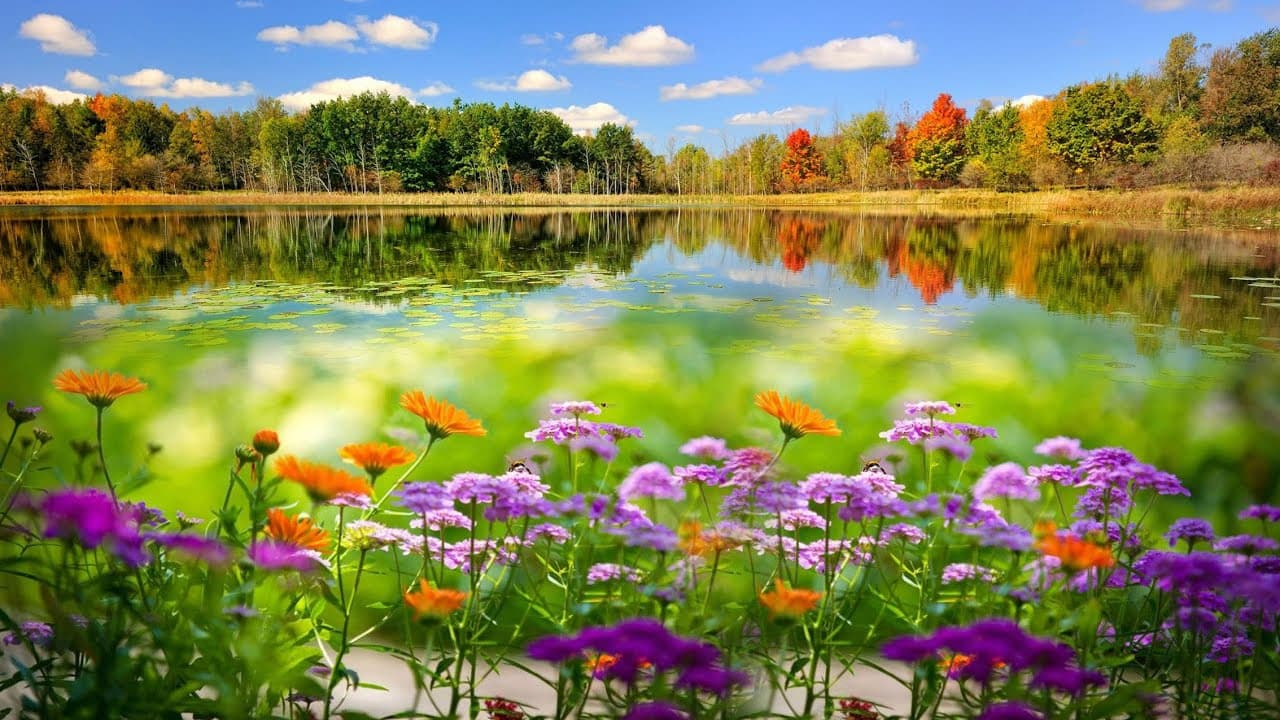
#> input picture image.jpg, 1280 x 720 px
$ jupyter execute --allow-errors 'Internship Practical (10.10.2021).ipynb'
#> lines starting #> are read from the running program, lines starting #| are printed output that depends on the picture; after the words box and inside, x2 and y2 are one past the last pixel; in counts of white or black regions, pixels touching at a corner belong together
[cell 1]
import cv2
import numpy as np

[cell 2]
img = cv2.imread('image.jpg')
#> img is the input picture: shape (720, 1280, 3); mean B, G, R 85.7, 131.7, 127.6

[cell 3]
cv2.imshow("Image",img)
cv2.waitKey()
cv2.destroyAllWindows()

[cell 4]
img.shape
#> Out = (720, 1280, 3)

[cell 5]
print("Height of Image: {} pixels".format(img.shape[0]))
#| Height of Image: 720 pixels
print("Width of Image: {} pixels".format(img.shape[1]))
#| Width of Image: 1280 pixels

## Gray Scalling

[cell 6]
imgGray = cv2.cvtColor(img, cv2.COLOR_BGR2GRAY)
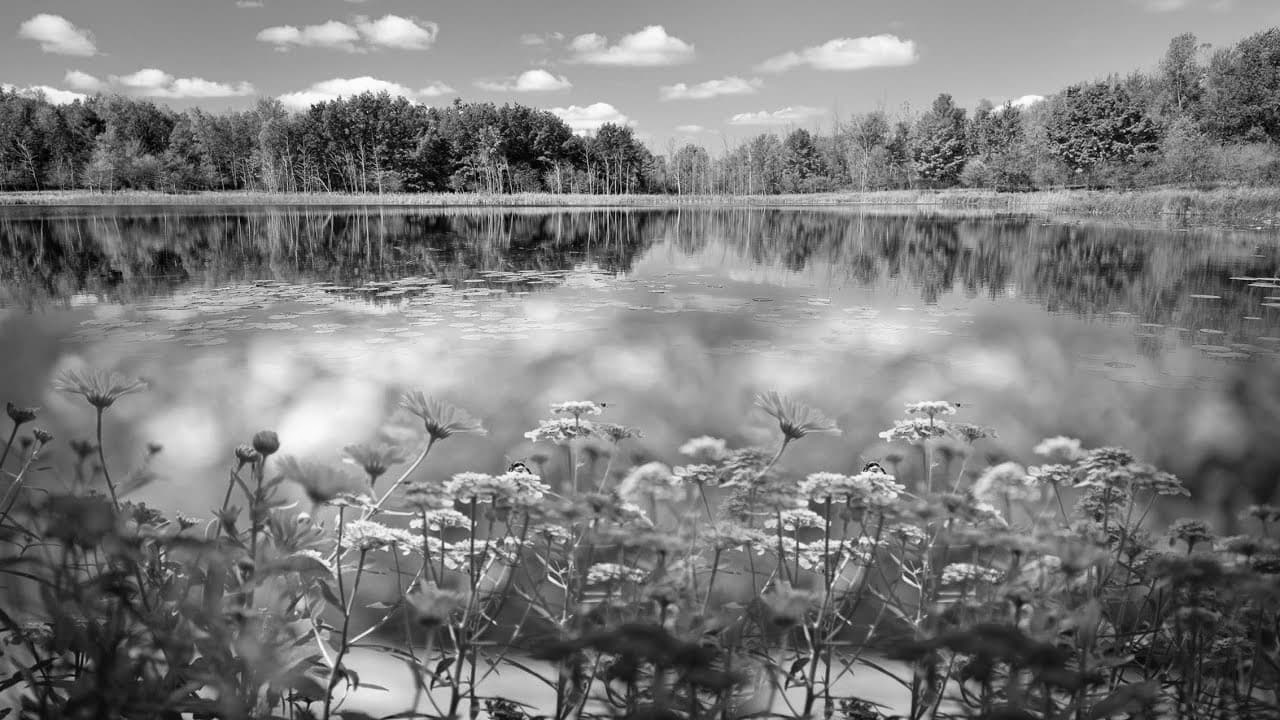
#> imgGray: shape (720, 1280); min 0, max 255, mean 125.2
cv2.imshow("Gray Scale Image",imgGray)
cv2.waitKey()
cv2.destroyAllWindows()

[cell 7]
imgGray.shape
#> Out = (720, 1280)

[cell 8]
B, G, R = img[0,0]
#> B = 219; G = 139; R = 92

[cell 9]
print( B, G, R)
#| 219 139 92

[cell 10]
B,G,R = cv2.split(img)

[cell 11]
print(B.shape,G.shape, R.shape)
#| (720, 1280) (720, 1280) (720, 1280)

[cell 12]
cv2.imshow("Red Channel",R)
cv2.imshow("Green Channel",G)
cv2.imshow("Blue Channel",B)
cv2.waitKey()
cv2.destroyAllWindows()

## HSV Color Space

[cell 13]
imgHSV = cv2.cvtColor(img, cv2.COLOR_BGR2HSV)
#> imgHSV: shape (720, 1280, 3); mean H, S, V 54.3, 160.1, 154.6

cv2.imshow("HSV Image",imgHSV)
cv2.imshow("Hue Channel", imgHSV[:,:,0])
cv2.imshow("Saturation Channel", imgHSV[:,:,1])
cv2.imshow("Value Channel", imgHSV[:,:,2])

cv2.waitKey()
cv2.destroyAllWindows()

[cell 14]
B,G,R = cv2.split(img)


imgMer = cv2.merge([B,G,R])
cv2.imshow("Original Merged", imgMer)
imgMerB = cv2.merge([B+180,G,R])
cv2.imshow("Blue Merged", imgMerB)

cv2.waitKey()
cv2.destroyAllWindows()

[cell 15]
B,G,R = cv2.split(img)

zeros = np.zeros(img.shape[:2],dtype="uint8")

cv2.imshow("Red Channel",cv2.merge([zeros,zeros,R]))
cv2.imshow("Green Channel",cv2.merge([zeros,G,zeros]))
cv2.imshow("Blue Channel",cv2.merge([B,zeros,zeros]))
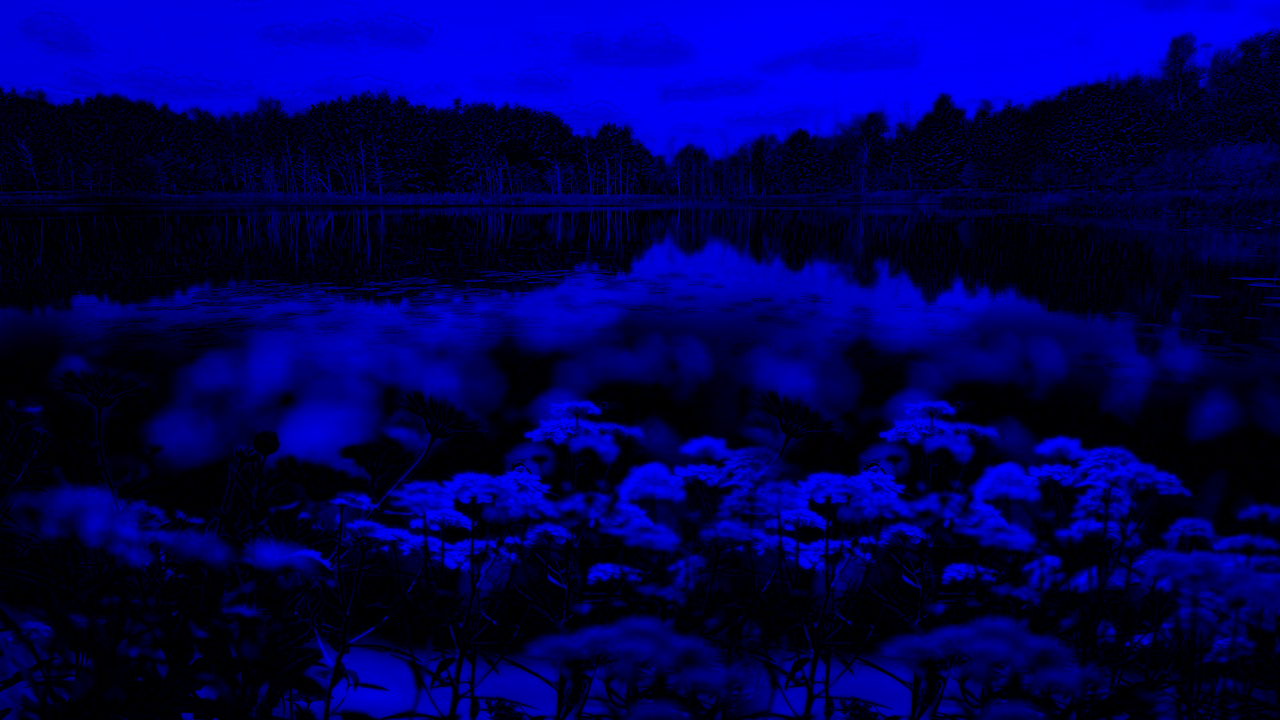
#> window 'Blue Channel': shape (720, 1280, 3); mean B, G, R 85.7, 0, 0

cv2.waitKey()
cv2.destroyAllWindows()

[cell 16]
img= cv2.imread("square.jpg")
#> (the rest of this cell did not finish here and is left out)

[cell 17]
img = cv2.imread('image.jpg')

[cell 18]
h,w = img.shape[:2]
#> h = 720; w = 1280
rotation_matrix = cv2.getRotationMatrix2D((w/2,h/2),60,1)

imgRot = cv2.warpAffine(img, rotation_matrix,(w,h))
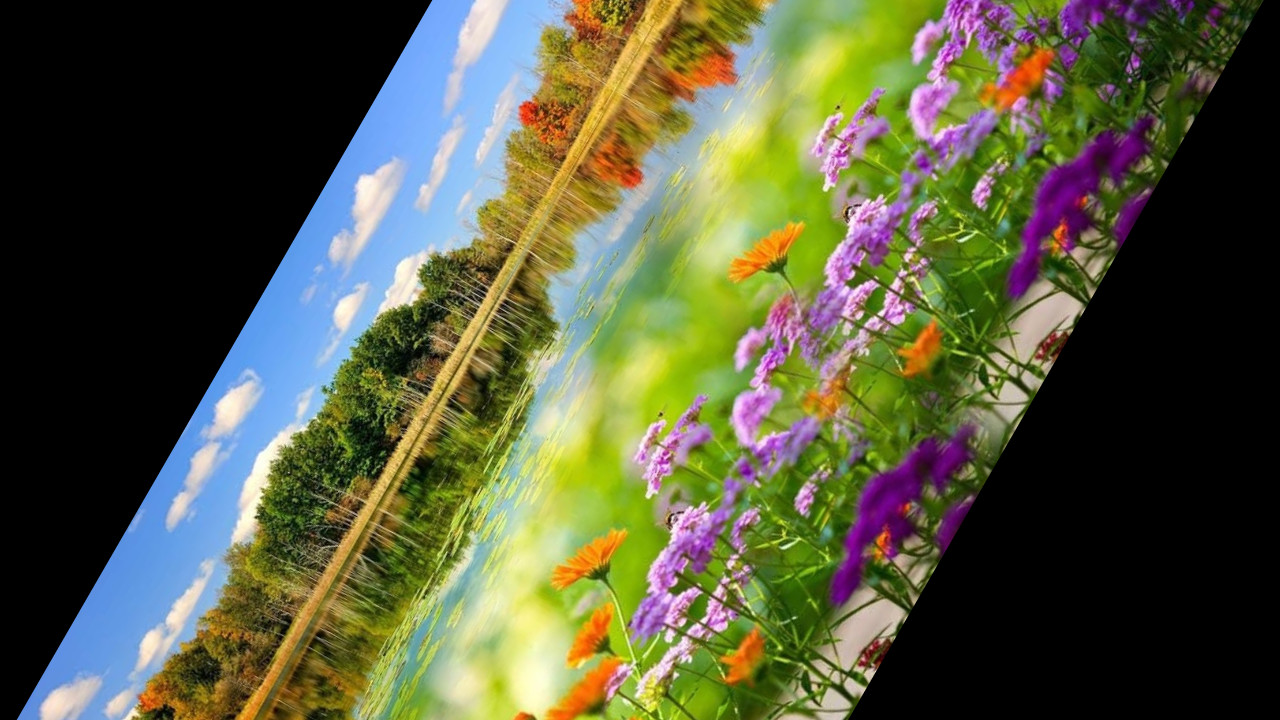
#> imgRot: shape (720, 1280, 3); mean B, G, R 63.3, 90.6, 87.6

cv2.imshow("Rotated Image",imgRot)
cv2.waitKey()
cv2.destroyAllWindows()

[cell 19]
img = cv2.imread('2lambo.jpg')

cv2.imshow("Original Image",img)
#> (the rest of this cell did not finish here and is left out)

#> (a cell that did not finish here is left out)

### Bitwise Operation

[cell 21]
square = np.zeros((300,300),np.uint8)
cv2.rectangle(square,(50,50),(250,250),(255,255,255),-1)
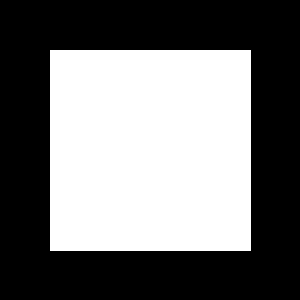
#> square: shape (300, 300); 44.9% white; 1 white region, box (x1, y1, x2, y2) and area: (50, 50, 251, 251) 40401
cv2.imshow("Square",square)


ellipse = np.zeros((300,300),np.uint8)
cv2.ellipse(ellipse,(150,150),(150,150),30,0,180,255,-1)
#> ellipse: shape (300, 300); 39.6% white; 1 white region, box (x1, y1, x2, y2) and area: (0, 75, 281, 300) 35626
cv2.imshow("Ellipse",ellipse)


cv2.waitKey()
cv2.destroyAllWindows()

[cell 22]
imgAnd = cv2.bitwise_and(square,ellipse)
cv2.imshow("And Image",imgAnd)
cv2.waitKey()


cv2.destroyAllWindows()

[cell 23]
imgOr = cv2.bitwise_or(square,ellipse)
cv2.imshow("Or Image",imgOr)
cv2.waitKey()


cv2.destroyAllWindows()

[cell 24]
imgXor = cv2.bitwise_xor(square,ellipse)
cv2.imshow("Xor Image", imgXor)

cv2.waitKey()
cv2.destroyAllWindows()

[cell 25]
imgNot = cv2.bitwise_not(square)
cv2.imshow("Not Image", imgNot)

cv2.waitKey()
cv2.destroyAllWindows()

### Blurring

[cell 26]
img = cv2.imread("image.jpg")


cv2.imshow("Original Image",img)
kernel_3x3 = np.ones((3,3),np.float32) / 9
imgBlur = cv2.filter2D(img,-1,kernel_3x3)
cv2.imshow("Blurred Image",imgBlur)

cv2.waitKey()
cv2.destroyAllWindows()

[cell 27]
kernel_7x7 = np.ones((7,7),np.float32) / 49
imgblur = cv2.filter2D(img,-1,kernel_7x7)
cv2.imshow("Blurred Image",imgblur)

cv2.waitKey()
cv2.destroyAllWindows()

[cell 28]
cv2.imshow("Averaging",cv2.blur(img,(3,3)))
cv2.waitKey()
cv2.destroyAllWindows()

[cell 29]
cv2.imshow("Gaussian Blur",cv2.GaussianBlur(img,(7,7),0))
cv2.waitKey()
cv2.destroyAllWindows()

[cell 30]
cv2.imshow("Median Blur",cv2.medianBlur(img,7))
cv2.waitKey()
cv2.destroyAllWindows()

### Sharpening

[cell 31]
cv2.imshow("Original Image",img)

kernel_sharp = np.array([[-1,-1,-1],[-1,9,-1],[-1,-1,-1]])

imgShp = cv2.filter2D(img,-1,kernel_sharp)
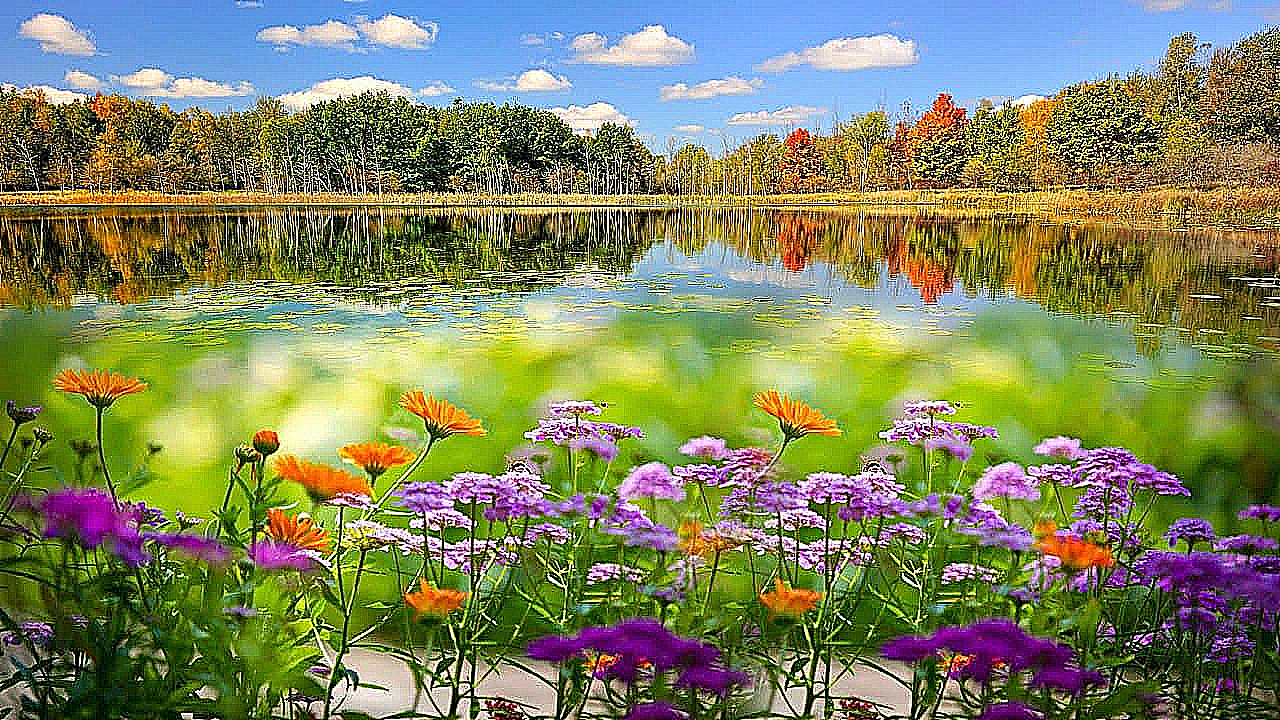
#> imgShp: shape (720, 1280, 3); mean B, G, R 94.7, 132.8, 127.2

cv2.imshow("Sharp Image",imgShp)

cv2.waitKey()
cv2.destroyAllWindows()

$ run again, with photo_2021-10-12_09-22-22.jpg copied over image.jpg
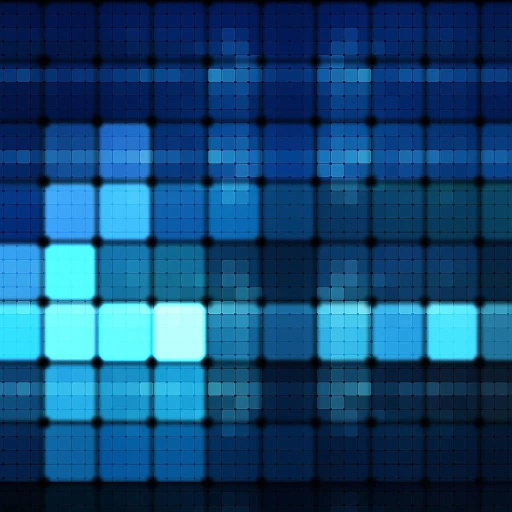
#> input picture photo_2021-10-12_09-22-22.jpg, 1024 x 1024 px (shown at 1/2 size)
#> img is the input picture: shape (1024, 1024, 3); mean B, G, R 115, 72.3, 19.3
#| Height of Image: 1024 pixels
#| Width of Image: 1024 pixels
#> `imgGray = cv2.cvtColor(img, cv2.COLOR_BGR2GRAY)`:
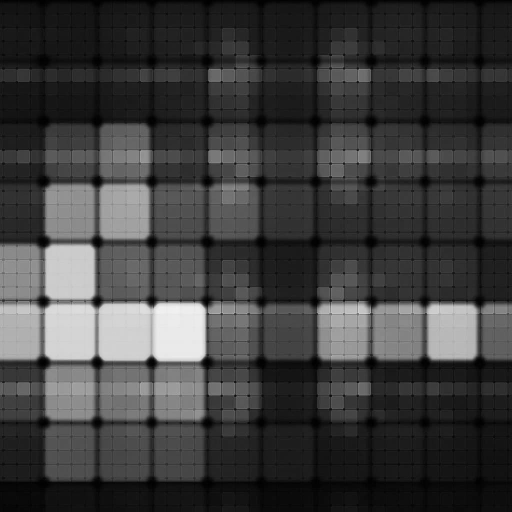
#> imgGray: shape (1024, 1024) (shown at 1/2 size); min 0, max 242, mean 61.3
#> `B, G, R = img[0,0]`: B = 10; G = 5; R = 2
#| 10 5 2
#| (1024, 1024) (1024, 1024) (1024, 1024)
#> imgHSV: shape (1024, 1024, 3); mean H, S, V 104.9, 221.6, 115.1
#> square: shape (300, 300); 44.9% white; 1 white region, box (x1, y1, x2, y2) and area: (50, 50, 251, 251) 40401
#> ellipse: shape (300, 300); 39.6% white; 1 white region, box (x1, y1, x2, y2) and area: (0, 75, 281, 300) 35626
#> `imgShp = cv2.filter2D(img,-1,kernel_sharp)`:
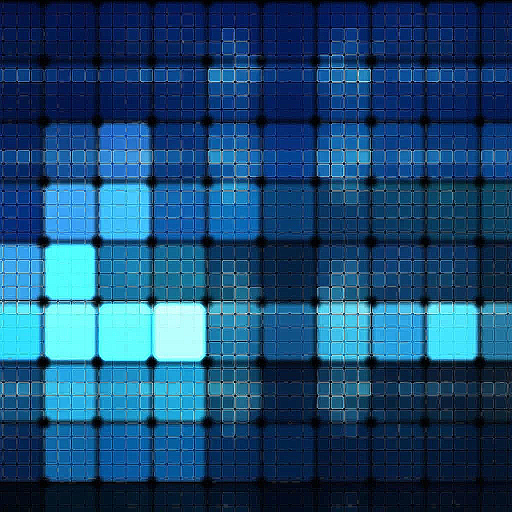
#> imgShp: shape (1024, 1024, 3) (shown at 1/2 size); mean B, G, R 114.7, 74.9, 26.5
